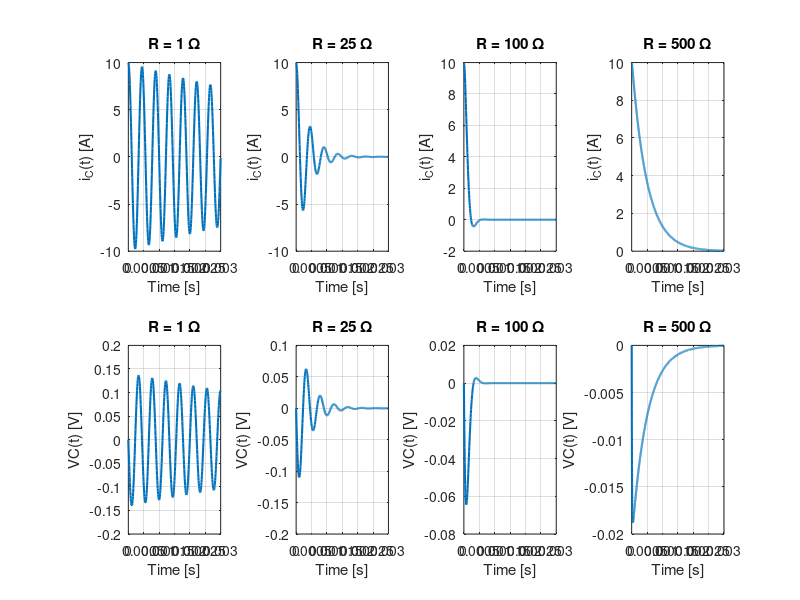

The MATLAB source for this figure: (Note: this script raises an error after producing the figure.)
clc, clear, close all;  % Clear command window, workspace, and close all figures

% The circuit we're analyzing the evolution of RLC system for various
% values of resistance and different input values:
%
%      _______/\/\/\/\_______()()()()_______
%     |           R             L           |
%     |                                     |
%     |                                   _____
%    (|) V                              C _____                                 
%     |                                     |
%     |                                     |
%     |_____________________________________|
%
%
% Where:
% x1(t) = VC(t) (capacitor voltage)
% x2(t) = iC(t) (circuit current)
% The system equations are:
% d/dt x1(t) = -R/L x1(t) -1/L x2(t) + 1/L u(t)
% d/dt x2(t) = 1/c x1(t)
% y(t) = x2(t)


%global values used outside of the sessions

%sample value of the component
R=1;
L=5e-3;
c=1e-6;


%write the matrix that will help us define the system for the free
%evolution
Cx=eye(2);
Dx=zeros(2,1);

%% Free evolution of the system

%then we can create the matrix of the resistence that we want to test
R_list = [1, 25, 100, 500];

%since we want to evaluate for different resistence we will need to
%simulate in a for loop for every resistence
figure("Position",[100,100,1200,600])
for i = 1 : length(R_list)
    %we first take the resistence value we want to use+
    R = R_list(i);
    

    %write the matrix expression for each R value
    A = [-R/L, -1/L;
      1/c, 0];%dynamic matrix
    B = [1/L;
         0]; %input matrix
    C = [0, 1]; %exit state matrix
    D = 0; %dynamic coupling matrix
    

    %then we can get the natural frequency and the period to simulate with more
    %efficiency
    wn=abs(eig(A)); %natural frequency
    T=1/wn(1)/10; %period
    

    %set the time span where we want to analyze
    t_span = 0: T : 3e-3;


    %then we can declare some initial condition
    initial_condition = [0, 10];
       
    %we create an empty vector for the free evolution since to be in free
    %evolution we need in input a zero vector
    u = t_span * 0;
    

    %then we can finally simulate the system trough lsim, lsim takes as
    %input the matrices that define the system the input values the time
    %span and the initial condition we create the system that we want to
    %pass torughg the ss function otherwise we can directly input the
    %various matrices
    sys = ss(A, B, Cx, Dx);
    y = lsim(sys, u, t_span, initial_condition);


    %to properly show the values we build a grid containing the various
    %free evolution in regard to the resistence we used to do so we create
    %a grid that get's updated as we loop trough the first one is the
    %current the second one will be the voltage
    subplot(2, length(R_list), i);
    plot(t_span, y(:,2), 'LineWidth', 1.5);
    title(['R = ', num2str(R), ' \Omega']);
    xlabel('Time [s]');
    ylabel('i_C(t) [A]');
    grid on;
    
    subplot(2, length(R_list), length(R_list) + i);
    plot(t_span, y(:,1), 'LineWidth', 1.5);
    title(['R = ', num2str(R), ' \Omega']);
    xlabel('Time [s]');
    ylabel('VC(t) [V]');
    grid on;

end

%we can then set a general title for this plots
sgtitle("free evolution for different values of R(\Omega)");


%% Reaction to the system to Heavside function
%sample value of the component
R=1;
L=5e-3;
c=1e-6;


%write the matrix that will help us define the system for the free
%evolution
Cx=eye(2);
Dx=zeros(2,1);


%then we can create the matrix of the resistence that we want to test
R_list = [1, 25, 100, 500];

%since we want to evaluate for different resistence we will need to
%simulate in a for loop for every resistence
figure("Position",[100,100,1200,600])
for i = 1 : length(R_list)
    %we first take the resistence value we want to use+
    R = R_list(i);
    

    %write the matrix expression for each R value
    A = [-R/L, -1/L;
      1/c, 0];%dynamic matrix
    B = [1/L;
         0]; %input matrix
    C = [0, 1]; %exit state matrix
    D = 0; %dynamic coupling matrix
    

    %then we can get the natural frequency and the period to simulate with more
    %efficiency
    wn=abs(eig(A)); %natural frequency
    T=1/wn(1)/10; %period
    

    %set the time span where we want to analyze
    t_span = 0: T : 3e-3;


    %then we can declare some initial condition
    initial_condition = [0, 10];
       
    %we create an empty vector for the free evolution since to be in free
    %evolution we need in input a zero vector
    u = t_span * 0;
    

    %then we can finally simulate the system trough lsim, lsim takes as
    %input the matrices that define the system the input values the time
    %span and the initial condition we create the system that we want to
    %pass to the ss function otherwise we can directly input the
    %various matrices
    sys = ss(A, B, Cx, Dx);
    %we add 1 to the null vector to simulate a Heavside function and
    %multiply the initial condition by 0 since we want a forced response
    %from the system
    y = lsim(sys, u + 1, t_span, initial_condition * 0);


    %to properly show the values we build a grid containing the various
    %evolution in regard to the resistence we used to do so we create
    %a grid that get's updated as we loop trough the first one is the
    %current the second one will be the voltage
    subplot(2, length(R_list), i);
    plot(t_span, y(:,2), 'LineWidth', 1.5);
    title(['R = ', num2str(R), ' \Omega']);
    xlabel('Time [s]');
    ylabel('i_C(t) [A]');
    grid on;
    
    subplot(2, length(R_list), length(R_list) + i);
    plot(t_span, y(:,1), 'LineWidth', 1.5);
    title(['R = ', num2str(R), ' \Omega']);
    xlabel('Time [s]');
    ylabel('VC(t) [V]');
    grid on;

end

%we can then set a general title for this plots
sgtitle("Heavside evolution for different values of R(\Omega)");


%% Now we want to see the response to sinusoidal signal
% this time we will consider fixed values of resistance and variable values
% of frequency

% define the various constants
R = 25;
L = 5e-3;
c = 1e-6;

% define system matrices
A = [-R/L, -1/L;
      1/c, 0]; % dynamic matrix
B = [1/L;
     0];      % input matrix
C = [0, 1];   % output matrix
D = 0;

% define time span
t_span = 0 : 1e-6 : 1.2 * 4e-3;

% initial condition
initial_condition = [0; 0];

% frequencies list in Hz
f_list = [2.25e3, 3e3, 7e3, 4e4];

% prepare figure
figure("Position", [100, 100, 1200, 600])
for i = 1:length(f_list)
    f = f_list(i);

    % input sinusoid
    u = sin(2 * pi * f * t_span);

    % define system
    sys = ss(A, B, Cx, Dx);

    % simulate response
    y = lsim(sys, u, t_span, initial_condition);

    % subplot: current iC(t)
    subplot(2, length(f_list), i);
    plot(t_span, y(:, 2), 'LineWidth', 1.5);
    title(['f = ', num2str(f/1000), ' kHz']);
    xlabel('Time [s]');
    ylabel('i_C(t) [A]');
    grid on;

    % subplot: voltage VC(t)
    subplot(2, length(f_list), length(f_list) + i);
    plot(t_span, y(:, 1), 'LineWidth', 1.5);
    title(['f = ', num2str(f/1000), ' kHz']);
    xlabel('Time [s]');
    ylabel('VC(t) [V]');
    grid on;
end

sgtitle(['Sinusoidal evolution for R = ', num2str(R), ' \Omega']);


%% Frequency response (Bode magnitude) of the system for different R values

% Component values
L = 5e-3;
C = 1e-6;
R_list = [500, 100, 25, 1]; % Ohm, from overdamped to underdamped

% Frequency vector (rad/s)
f = logspace(2, 5, 3000);      % Frequency in Hz
omega = 2 * pi * f;           % Convert to rad/s

% Figure to plot
figure('Position', [100, 100, 1200, 600]);

for i = 1:length(R_list)
    R = R_list(i);

    % System matrices for state-space
    A = [-R/L, -1/L;
          1/C, 0];
    B = [1/L;
         0];
    Cx = eye(2); % We want both x1 = V_C and x2 = i_C
    D = zeros(2, 1);

    % Convert to transfer function from u(t) to x1(t)=VC and x2(t)=iC
    [num, den] = ss2tf(A, B, Cx, D);

    % Compute frequency response for both outputs trough the frequency
    % function
    H_vc = freqs(num(1,:), den, omega); % Transfer function for V_C
    H_ic = freqs(num(2,:), den, omega); % Transfer function for i_C

    % Plot magnitude response in dB
    subplot(2, length(R_list), i);
    semilogx(f, 20*log10(abs(H_ic)), 'LineWidth', 1.5);
    title(['i_C(t), R = ', num2str(R), ' \Omega']);
    xlabel('Frequency [Hz]');
    ylabel('|H(j\omega)| [dB]');
    grid on;

    subplot(2, length(R_list), length(R_list) + i);
    semilogx(f, 20*log10(abs(H_vc)), 'LineWidth', 1.5);
    title(['V_C(t), R = ', num2str(R), ' \Omega']);
    xlabel('Frequency [Hz]');
    ylabel('|H(j\omega)| [dB]');
    grid on;
end

% General title
sgtitle('Frequency Response Magnitude |H(j\omega)| for Different R Values');
